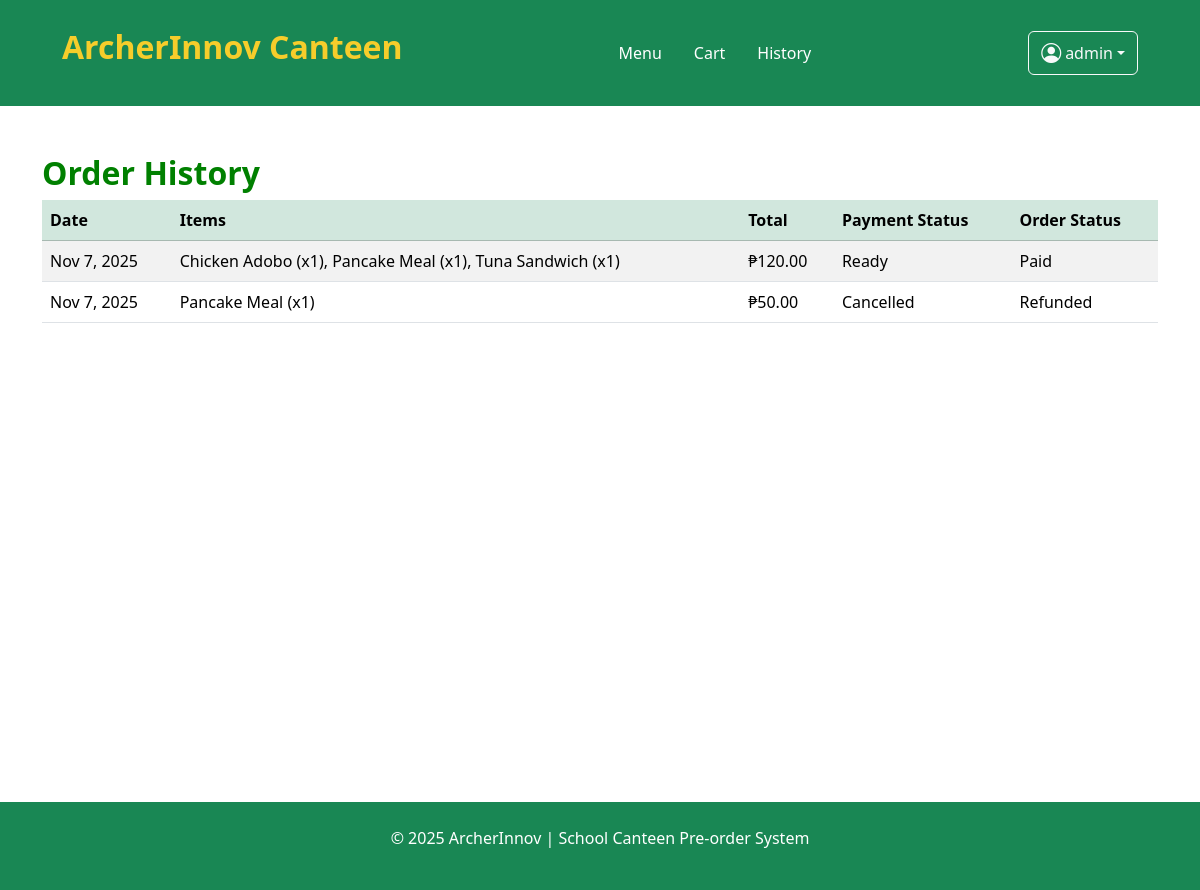
/pages/history.php (signed in), run on the app's committed database.
### tables this page shows
CREATE TABLE IF NOT EXISTS `orders` (
  `order_id` INT NOT NULL AUTO_INCREMENT,
  `user_id` INT NOT NULL,
  `plan_id` INT NULL DEFAULT NULL,
  `total_amount` DECIMAL(10,2) NOT NULL,
  `payment_method` ENUM('wallet', 'cash', 'qr', 'card') NULL DEFAULT 'wallet',
  `order_date` DATETIME NULL DEFAULT CURRENT_TIMESTAMP,
  `pickup_time` TIME NULL DEFAULT NULL,
  `status` ENUM('pending', 'confirmed', 'preparing', 'ready', 'completed', 'cancelled') NULL DEFAULT 'pending',
  PRIMARY KEY (`order_id`),
  INDEX `user_id` (`user_id` ASC),
  INDEX `plan_id` (`plan_id` ASC),
  CONSTRAINT `orders_ibfk_1`
    FOREIGN KEY (`user_id`)
    REFERENCES `users` (`user_id`)
    ON DELETE CASCADE
    ON UPDATE CASCADE,
  CONSTRAINT `orders_ibfk_2`
    FOREIGN KEY (`plan_id`)
    REFERENCES `meal_plans` (`plan_id`)
    ON DELETE SET NULL
    ON UPDATE CASCADE);

### pages/history.php (the view, shortened to what this page needs)
<?php
include('../includes/header.php');
include('../config/db.php');
$userId = $_SESSION['user_id'];
$orders = [];
$orderSql = "SELECT o.order_id, o.order_date, o.total_amount, o.status, COALESCE(p.payment_status, 'pending') AS payment_status
             FROM orders o
             LEFT JOIN payments p ON p.order_id = o.order_id
             WHERE o.user_id = ?
             ORDER BY o.order_date DESC";
$stmt = $conn->prepare($orderSql);
$stmt->bind_param("i", $userId);
$stmt->execute();
$orderResult = $stmt->get_result();
while ($row = $orderResult->fetch_assoc()) {
    $orders[] = $row;
}
?>
<section id="history" class="container my-5 fullHeight">
  <h2>Order History</h2>
  <?php if (empty($orders)): ?>
    <div class="alert alert-info mt-4" role="alert">
      You haven't placed any orders yet. Visit the <a href="menu.php" class="alert-link">menu</a> to get started.
    </div>
  <?php else: ?>
    <div class="table-responsive">
      <table class="table table-striped history-table align-middle">
        <thead class="table-success">
          <tr>
            <th scope="col">Date</th>
            <th scope="col">Items</th>
            <th scope="col">Total</th>
            <th scope="col">Payment Status</th>
            <th scope="col">Order Status</th>
          </tr>
        </thead>
        <tbody>
          <?php foreach ($orders as $order): ?>
            <?php
              $itemsSql = "SELECT mi.item_name, od.quantity
                           FROM order_details od
                           JOIN menu_items mi ON mi.item_id = od.item_id
                           WHERE od.order_id = ?";
              $itemsStmt = $conn->prepare($itemsSql);
              $itemsStmt->bind_param("i", $order['order_id']);
              $itemsStmt->execute();
              $itemsResult = $itemsStmt->get_result();
              $itemDescriptions = [];
              while ($itemRow = $itemsResult->fetch_assoc()) {
                  $safeName = $itemRow['item_name'];
                  $itemDescriptions[] = "{$safeName} (x{$itemRow['quantity']})";
              }
              $itemsText = empty($itemDescriptions) ? 'No items recorded' : implode(', ', $itemDescriptions);
            ?>
            <tr>
              <td><?= date('M j, Y', strtotime($order['order_date'])) ?></td>
              <td><?= htmlspecialchars($itemsText) ?></td>
              <td>₱<?= number_format($order['total_amount'], 2) ?></td>
              <td><?= ucfirst(htmlspecialchars($order['status'])) ?></td>
              <td><?= ucfirst(htmlspecialchars($order['payment_status'])) ?></td>
            </tr>
          <?php endforeach; ?>
        </tbody>
      </table>
    </div>
  <?php endif; ?>
</section>
<?php include('../includes/footer.php'); ?>

### assets/css/main.css (style rules this page uses)
.fullHeight { min-height: 75vh; }
h3, h2, h5 { font-weight: bold; color: green; }

### data on the page
orders: order_date "Nov 7, 2025", itemsText "Chicken Adobo (x1), Pancake Meal (x1), Tuna Sandwich (x1)", total_amount "120.00", status "Ready", payment_status "Paid"
orders: order_date "Nov 7, 2025", itemsText "Pancake Meal (x1)", total_amount "50.00", status "Cancelled", payment_status "Refunded"

### other printed values
$_SESSION['username'] "admin"
